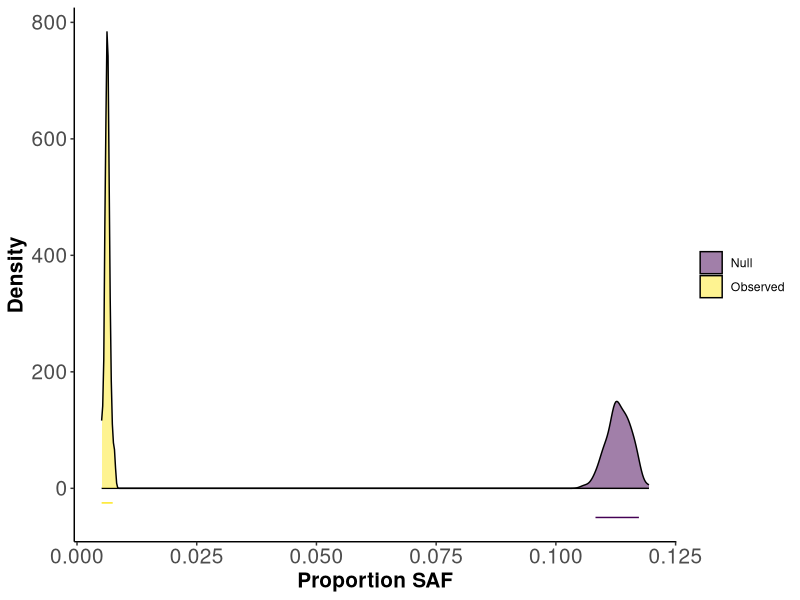

Recreate this plot in R.
#### PACKAGES ####
library(ggplot2)

#### LOAD DATA ####
hpd.intervals <- read.csv("../outputs/HPD_intervals.csv")[,-1]
raw.dat <- read.csv("../outputs/proportions_raw.csv")[,-1]

#### OVERLAP PLOTS ####
theme_density <- theme(panel.grid.major = element_blank(),
                       panel.grid.minor = element_blank(),
                       panel.background= element_blank(),
                       axis.line = element_line(colour = "black"),
                       axis.text.x = element_text(size = 15),
                       axis.text.y = element_text(size = 15),
                       axis.title = element_text(face = "bold",
                                                 size = 15),
                       legend.title = element_blank(),
                       plot.title = element_text(face = "bold",
                                                 size = 17,
                                                 hjust=0.5))

SAF.overlap <- ggplot()+
  geom_density(aes(x=raw.dat$proportion,fill=raw.dat$category),
               alpha=0.5)+
  geom_line(mapping=aes(x=hpd.intervals$x,y=hpd.intervals$y,
                        color=hpd.intervals$category),
            show.legend = F)+
  scale_y_continuous("Density")+
  scale_fill_viridis_d()+
  scale_color_viridis_d()+
  xlab("Proportion SAF")+
  theme_density
